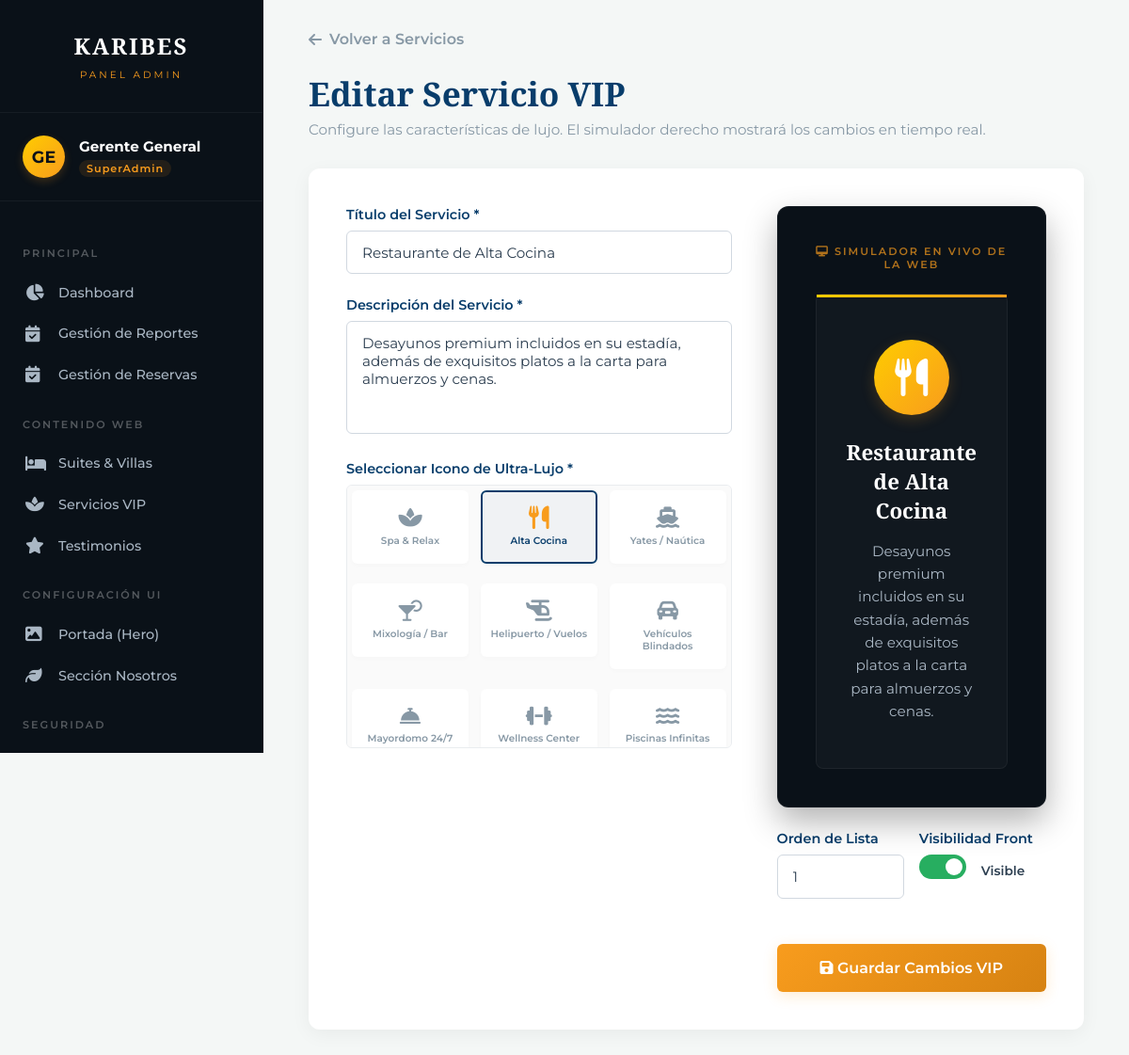
/admin/servicio_form.php?id=1 (signed in), run on the app's committed database.
### tables this page shows
CREATE TABLE `servicios` (
  `id` int(11) NOT NULL,
  `titulo` varchar(100) NOT NULL,
  `descripcion` text NOT NULL,
  `icono_fontawesome` varchar(100) NOT NULL COMMENT 'Clase del icono ej: fa-solid fa-spa',
  `orden` int(11) DEFAULT 0,
  `estado` tinyint(1) DEFAULT 1
);

### admin/servicio_form.php (the view, shortened to what this page needs)
<?php
$db = new Conexion();
$conn = $db->conectar();
$esEdicion = false;
$servicio = [
    'id' => '',
    'titulo' => '',
    'descripcion' => '',
    'icono_fontawesome' => 'fa-solid fa-spa',
    'orden' => 0,
    'estado' => 1
];
if (isset($_GET['id']) && is_numeric($_GET['id'])) {
    $esEdicion = true;
    $id_servicio = (int)$_GET['id'];
    $stmtGet = $conn->prepare("SELECT * FROM servicios WHERE id = :id LIMIT 1");
    $stmtGet->bindParam(':id', $id_servicio, PDO::PARAM_INT);
    $stmtGet->execute();
    if ($stmtGet->rowCount() > 0) {
        $servicio = $stmtGet->fetch(PDO::FETCH_ASSOC);
    } else {
        header("Location: servicios.php");
        exit;
    }
}
$iconos_hospitalidad = [
    'fa-solid fa-spa' => 'Spa & Relax',
    'fa-solid fa-utensils' => 'Alta Cocina',
    'fa-solid fa-ship' => 'Yates / Naútica',
    'fa-solid fa-martini-glass-citrus' => 'Mixología / Bar',
    'fa-solid fa-helicopter' => 'Helipuerto / Vuelos',
    'fa-solid fa-car-rear' => 'Vehículos Blindados',
    'fa-solid fa-concierge-bell' => 'Mayordomo 24/7',
    'fa-solid fa-dumbbell' => 'Wellness Center',
    'fa-solid fa-water' => 'Piscinas Infinitas',
    'fa-solid fa-champagne-glasses' => 'Eventos Privados',
    'fa-solid fa-crown' => 'Servicios Reales',
    'fa-solid fa-wine-glass' => 'Cava de Vinos'
];
?>
<!DOCTYPE html>
<html lang="es">
<head>
    <link rel="stylesheet" href="https://cdnjs.cloudflare.com/ajax/libs/font-awesome/6.4.0/css/all.min.css">
</head>
<body>
    <?php include 'includes/sidebar.php'; ?>
    <div class="main-content">
        <a href="servicios.php" class="btn-back"><i class="fa-solid fa-arrow-left"></i> Volver a Servicios</a>
        <div class="dashboard-header">
            <div class="welcome-text">
                <h1><?php echo $esEdicion ? 'Editar Servicio VIP' : 'Crear Servicio VIP'; ?></h1>
                <p>Configure las características de lujo. El simulador derecho mostrará los cambios en tiempo real.</p>
            </div>
        </div>
        <div class="form-card">
            <form action="servicio_form.php<?php echo $esEdicion ? '?id='.$servicio['id'] : ''; ?>" method="POST" id="srvForm">
                <div class="form-grid">
                    <div class="form-main-col">
                        <div class="form-group">
                            <label for="titulo">Título del Servicio *</label>
                            <input type="text" id="titulo" name="titulo" class="form-control" value="<?php echo htmlspecialchars($servicio['titulo']); ?>" required placeholder="Ej: Yates Privados" oninput="syncPreview()">
                        </div>
                        <div class="form-group">
                            <label for="descripcion">Descripción del Servicio *</label>
                            <textarea id="descripcion" name="descripcion" class="form-control" required placeholder="Describa la experiencia exclusiva..." oninput="syncPreview()"><?php echo htmlspecialchars($servicio['descripcion']); ?></textarea>
                        </div>
                        <div class="form-group">
                            <label>Seleccionar Icono de Ultra-Lujo *</label>
                            <div class="icon-selector-grid">
                                <?php foreach ($iconos_hospitalidad as $clase => $nombre_icon): ?>
                                    <label>
                                        <div class="icon-box">
                                            <i class="<?php echo $clase; ?>"></i>
                                            <span><?php echo $nombre_icon; ?></span>
                                        </div>
                                    </label>
                                <?php endforeach; ?>
                            </div>
                        </div>
                    </div>
                    <div class="form-side-col">
                        <div class="simulator-box">
                            <span class="sim-label"><i class="fa-solid fa-desktop"></i> Simulador en Vivo de la Web</span>
                            <div class="frontend-service-item">
                                <div class="frontend-service-icon">
                                    <i id="previewIcon" class="<?php echo htmlspecialchars($servicio['icono_fontawesome']); ?>"></i>
                                </div>
                                <h4 id="previewTitle"><?php echo !empty($servicio['titulo']) ? htmlspecialchars($servicio['titulo']) : 'Título del Servicio'; ?></h4>
                                <p id="previewDesc"><?php echo !empty($servicio['descripcion']) ? htmlspecialchars($servicio['descripcion']) : 'Aquí se mostrará el texto publicitario que redacte en el bloque izquierdo de manera fluida.'; ?></p>
                            </div>
                        </div>
                        <div style="display: flex; gap: 1rem; margin-top: 1.5rem;">
                            <div class="form-group" style="flex: 1;">
                                <label for="orden">Orden de Lista</label>
                                <input type="number" id="orden" name="orden" class="form-control" value="<?php echo htmlspecialchars($servicio['orden']); ?>">
                            </div>
                            <div class="form-group" style="flex: 1;">
                                <label>Visibilidad Front</label>
                                <div class="switch-container">
                                    <label class="switch">
                                        <span class="slider"></span>
                                    </label>
                                    <span style="font-size: 0.85rem; font-weight:600;">Visible</span>
                                </div>
                            </div>
                        </div>
                        <button type="submit" class="btn-submit">
                            <i class="fa-solid <?php echo $esEdicion ? 'fa-floppy-disk' : 'fa-circle-plus'; ?>"></i>
                            <?php echo $esEdicion ? 'Guardar Cambios VIP' : 'Publicar Servicio'; ?>
                        </button>
                    </div>
                </div>
            </form>
        </div>
    </div>
</body>
</html>

### data on the page
servicios: titulo "Restaurante de Alta Cocina", descripcion "Desayunos premium incluidos en su estadía, además de exquisitos platos a la carta para almuerzos y cenas.", orden "1"

### other printed values
$iniciales "GE"
$nombreAdmin "Gerente General"
$rolAdmin "SuperAdmin"
$nombre_icon "Spa & Relax"
$nombre_icon "Alta Cocina"
$nombre_icon "Yates / Naútica"
$nombre_icon "Mixología / Bar"
$nombre_icon "Helipuerto / Vuelos"
$nombre_icon "Vehículos Blindados"
$nombre_icon "Mayordomo 24/7"
$nombre_icon "Wellness Center"
$nombre_icon "Piscinas Infinitas"
